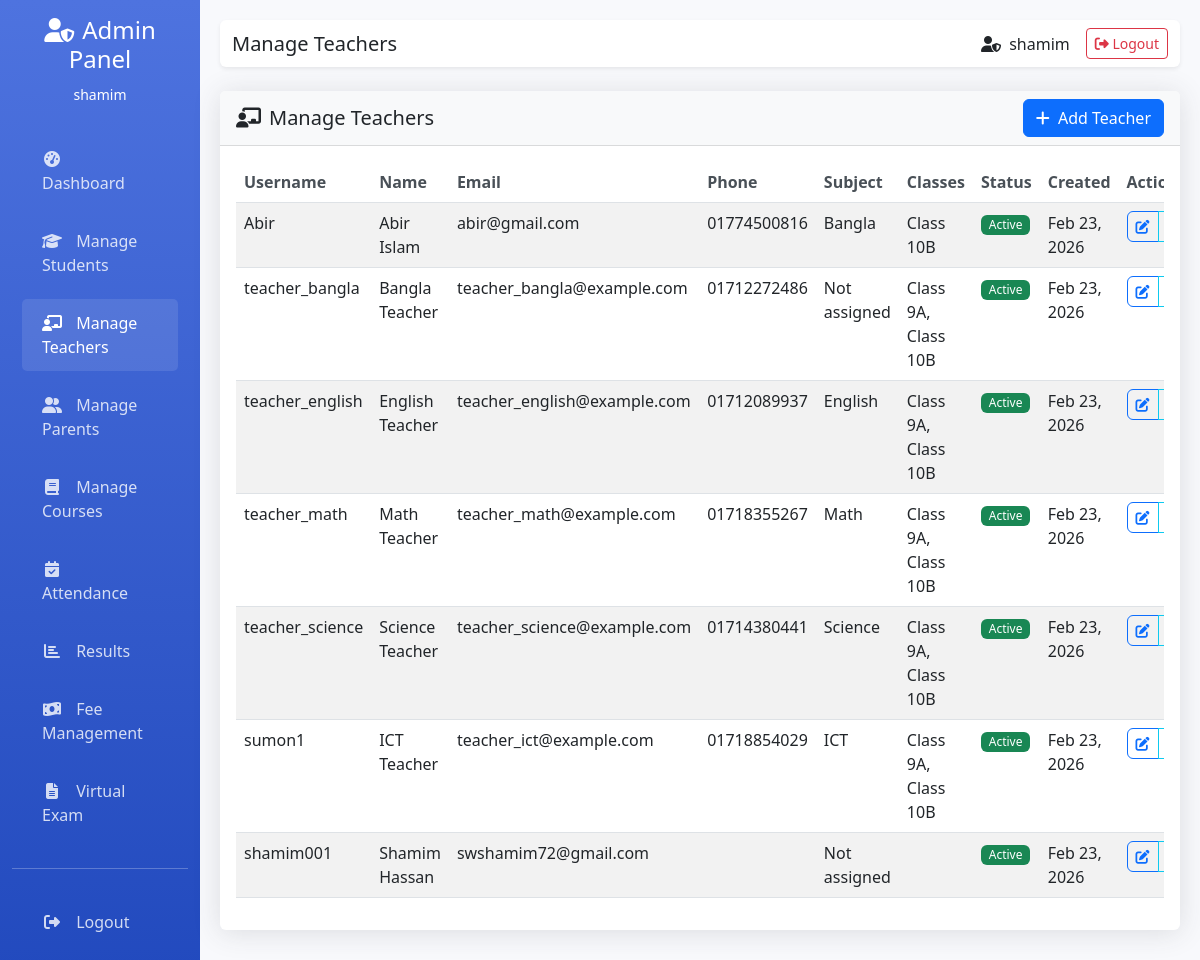
/admin/manage_teachers.php (signed in), run on the app's committed database.
### tables this page shows
CREATE TABLE `users` (
  `id` int(11) NOT NULL,
  `username` varchar(50) NOT NULL,
  `password` varchar(255) NOT NULL,
  `role` enum('admin','student','teacher','parent') NOT NULL DEFAULT 'admin',
  `first_name` varchar(50) DEFAULT NULL,
  `last_name` varchar(50) DEFAULT NULL,
  `email` varchar(100) DEFAULT NULL,
  `phone` varchar(20) DEFAULT NULL,
  `student_id` int(11) DEFAULT NULL,
  `subject_id` int(11) DEFAULT NULL,
  `assigned_classes` text DEFAULT NULL,
  `profile_image` varchar(255) DEFAULT NULL,
  `last_login` timestamp NULL DEFAULT NULL,
  `is_active` tinyint(1) NOT NULL DEFAULT 1,
  `created_at` timestamp NOT NULL DEFAULT current_timestamp(),
  `updated_at` timestamp NOT NULL DEFAULT current_timestamp() ON UPDATE current_timestamp()
);

CREATE TABLE `courses` (
  `id` int(11) NOT NULL,
  `course_code` varchar(20) NOT NULL,
  `course_name` varchar(100) NOT NULL,
  `description` text DEFAULT NULL,
  `credits` int(11) NOT NULL DEFAULT 3,
  `fee` decimal(10,2) NOT NULL DEFAULT 0.00,
  `created_at` timestamp NOT NULL DEFAULT current_timestamp(),
  `updated_at` timestamp NOT NULL DEFAULT current_timestamp() ON UPDATE current_timestamp()
);

### admin/manage_teachers.php (the view, shortened to what this page needs)
<?php
$page_title = "Manage Teachers";
require_once '../includes/config.php';
$teachers_query = "SELECT u.*, s.course_name as subject_name
                   FROM users u
                   LEFT JOIN courses s ON u.subject_id = s.id
                   WHERE u.role = 'teacher'
                   ORDER BY u.created_at DESC";
$teachers = $conn->query($teachers_query);
?>
<!DOCTYPE html>
<html lang="en">
<head>
    <link href="https://cdn.jsdelivr.net/npm/bootstrap@5.3.0/dist/css/bootstrap.min.css" rel="stylesheet">
    <link rel="stylesheet" href="https://cdnjs.cloudflare.com/ajax/libs/font-awesome/6.4.0/css/all.min.css">
    <link href="../assets/css/style.css" rel="stylesheet">
</head>
<body>
    <div class="container-fluid">
        <div class="row">
            <nav class="col-md-3 col-lg-2 d-md-block sidebar collapse">
                <div class="position-sticky pt-3">
                    <div class="text-center mb-4">
                        <h4><i class="fas fa-user-shield me-2"></i>Admin Panel</h4>
                        <small><?php echo htmlspecialchars($_SESSION['user_username']); ?></small>
                    </div>
                    <ul class="nav flex-column">
                        <li class="nav-item">
                            <a class="nav-link" href="dashboard.php">
                                <i class="fas fa-tachometer-alt"></i> Dashboard
                            </a>
                        </li>
                        <li class="nav-item">
                                <a class="nav-link" href="students.php">
                                    <i class="fas fa-graduation-cap"></i> Manage Students
                                </a>
                        </li>
                        <li class="nav-item">
                                <a class="nav-link active" href="manage_teachers.php">
                                    <i class="fas fa-chalkboard-teacher"></i> Manage Teachers
                                </a>
                        </li>
                        <li class="nav-item">
                                <a class="nav-link" href="parents.php">
                                    <i class="fas fa-user-friends"></i> Manage Parents
                                </a>
                        </li>
                        <li class="nav-item">
                                <a class="nav-link" href="courses.php">
                                    <i class="fas fa-book"></i> Manage Courses
                                </a>
                        </li>
                        <li class="nav-item">
                                <a class="nav-link" href="attendance.php">
                                    <i class="fas fa-calendar-check"></i> Attendance
                                </a>
                        </li>
                        <li class="nav-item">
                                <a class="nav-link" href="results.php">
                                    <i class="fas fa-chart-bar"></i> Results
                                </a>
                        </li>
                        <li class="nav-item">
                                <a class="nav-link" href="payments.php">
                                    <i class="fas fa-money-bill-wave"></i> Fee Management
                                </a>
                        </li>
                        <li class="nav-item">
                                <a class="nav-link" href="virtual_exam.php">
                                    <i class="fas fa-file-alt"></i> Virtual Exam
                                </a>
                        </li>
                    </ul>
                    <hr class="my-4">
                    <ul class="nav flex-column">
                        <li class="nav-item">
                            <a class="nav-link" href="../logout.php">
                                <i class="fas fa-sign-out-alt"></i> Logout
                            </a>
                        </li>
                    </ul>
                </div>
            </nav>
            <main class="col-md-9 ms-sm-auto col-lg-10 main-content">
                <nav class="navbar navbar-expand-lg navbar-light bg-white shadow-sm rounded mb-4">
                    <div class="container-fluid">
                        <div class="d-flex align-items-center">
                            <h5 class="mb-0"><?php echo isset($page_title) ? $page_title : 'Page'; ?></h5>
                        </div>
                        <div class="d-flex align-items-center">
                            <span class="me-3">
                                <i class="fas fa-user-shield me-1"></i>
                                <?php echo htmlspecialchars($_SESSION['user_username']); ?>
                            </span>
                            <a href="../logout.php" class="btn btn-outline-danger btn-sm">
                                <i class="fas fa-sign-out-alt"></i> Logout
                            </a>
                        </div>
                    </div>
                </nav>
                <div class="row">
                    <div class="col-12">
                        <div class="card">
                            <div class="card-header d-flex justify-content-between align-items-center">
                                <h5 class="mb-0"><i class="fas fa-chalkboard-teacher me-2"></i>Manage Teachers</h5>
                                <a href="../register.php" class="btn btn-primary" onclick="document.getElementById('selected_role').value='teacher';">
                                    <i class="fas fa-plus me-1"></i> Add Teacher
                                </a>
                            </div>
                            <div class="card-body">
                                <?php if ($teachers->num_rows > 0): ?>
                                    <div class="table-responsive">
                                        <table class="table table-striped table-hover">
                                            <thead>
                                                <tr>
                                                    <th>Username</th>
                                                    <th>Name</th>
                                                    <th>Email</th>
                                                    <th>Phone</th>
                                                    <th>Subject</th>
                                                    <th>Classes</th>
                                                    <th>Status</th>
                                                    <th>Created</th>
                                                    <th>Actions</th>
                                                </tr>
                                            </thead>
                                            <tbody>
                                                <?php while($teacher = $teachers->fetch_assoc()): ?>
                                                <tr>
                                                    <td><?php echo htmlspecialchars($teacher['username']); ?></td>
                                                    <td><?php echo htmlspecialchars($teacher['first_name'] . ' ' . $teacher['last_name']); ?></td>
                                                    <td><?php echo htmlspecialchars($teacher['email']); ?></td>
                                                    <td><?php echo htmlspecialchars($teacher['phone']); ?></td>
                                                    <td><?php echo htmlspecialchars($teacher['subject_name'] ?? 'Not assigned'); ?></td>
                                                    <td><?php echo htmlspecialchars($teacher['assigned_classes'] ?? 'None'); ?></td>
                                                    <td>
                                                        <span class="badge bg-<?php echo $teacher['is_active'] ? 'success' : 'secondary'; ?>">
                                                            <?php echo $teacher['is_active'] ? 'Active' : 'Inactive'; ?>
                                                        </span>
                                                    </td>
                                                    <td><?php echo date('M j, Y', strtotime($teacher['created_at'])); ?></td>
                                                    <td>
                                                        <div class="btn-group" role="group">
                                                            <a href="edit_teacher.php?id=<?php echo $teacher['id']; ?>" class="btn btn-sm btn-outline-primary" title="Edit">
                                                                <i class="fas fa-edit"></i>
                                                            </a>
                                                            <a href="view_teacher.php?id=<?php echo $teacher['id']; ?>" class="btn btn-sm btn-outline-info" title="View">
                                                            </a>
                                                        </div>
                                                    </td>
                                                </tr>
                                                <?php endwhile; ?>
                                            </tbody>
                                        </table>
                                    </div>
                                <?php endif; ?>
                            </div>
                        </div>
                    </div>
                </div>
            </main>
        </div>
    </div>
</body>
</html>

### assets/css/style.css (style rules this page uses)
body { background-color: #f8f9fa; }
.card { box-shadow: 0 0.125rem 0.25rem rgba(0, 0, 0, 0.075); border: 1px solid rgba(0, 0, 0, 0.125); margin-bottom: 1.5rem; }
.card-header { background-color: #f8f9fa; border-bottom: 1px solid rgba(0, 0, 0, 0.125); font-weight: 600; }
.nav-link { font-weight: 500; }
.table th { font-weight: 600; color: #495057; border-top: none; }
.btn { font-weight: 500; }
.btn-group .btn { border-radius: 0.375rem; }
.badge { font-weight: 500; }

### admin/manage_teachers.php (style rules this page uses)
body { background-color: #f8f9fc; }
.sidebar { background: linear-gradient(180deg, #4e73df 0%, #224abe 100%); color: white; min-height: 100vh; }
.sidebar .nav-link { color: rgba(255,255,255,0.8); padding: 12px 20px; border-radius: 5px; margin: 5px 10px; transition: all 0.3s; }
.sidebar .nav-link:hover, .sidebar .nav-link.active { color: white; background-color: rgba(255,255,255,0.1); }
.sidebar .nav-link i { margin-right: 10px; width: 20px; text-align: center; }
.main-content { padding: 20px; }
.card { border: none; box-shadow: 0 0.15rem 1.75rem 0 rgba(58, 59, 69, 0.15); margin-bottom: 20px; }

### data on the page
users: username "Abir", first_name+last_name "Abir Islam", email "abir@gmail.com", phone "01774500816", courses.course_name "Bangla", assigned_classes "Class 10B", is_active "Active", created_at "Feb 23, 2026"
users: username "teacher_bangla", first_name+last_name "Bangla Teacher", email "teacher_bangla@example.com", phone "01712272486", subject_name "Not assigned", assigned_classes "Class 9A, Class 10B", is_active "Active", created_at "Feb 23, 2026"
users: username "teacher_english", first_name+last_name "English Teacher", email "teacher_english@example.com", phone "01712089937", courses.course_name "English", assigned_classes "Class 9A, Class 10B", is_active "Active", created_at "Feb 23, 2026"
users: username "teacher_math", first_name+last_name "Math Teacher", email "teacher_math@example.com", phone "01718355267", courses.course_name "Math", assigned_classes "Class 9A, Class 10B", is_active "Active", created_at "Feb 23, 2026"
users: username "teacher_science", first_name+last_name "Science Teacher", email "teacher_science@example.com", phone "01714380441", courses.course_name "Science", assigned_classes "Class 9A, Class 10B", is_active "Active", created_at "Feb 23, 2026"
users: username "sumon1", first_name+last_name "ICT Teacher", email "teacher_ict@example.com", phone "01718854029", courses.course_name "ICT", assigned_classes "Class 9A, Class 10B", is_active "Active", created_at "Feb 23, 2026"
users: username "shamim001", first_name+last_name "Shamim Hassan", email "swshamim72@gmail.com", subject_name "Not assigned", is_active "Active", created_at "Feb 23, 2026"

### other printed values
$_SESSION['user_username'] "shamim"
$page_title "Manage Teachers"
